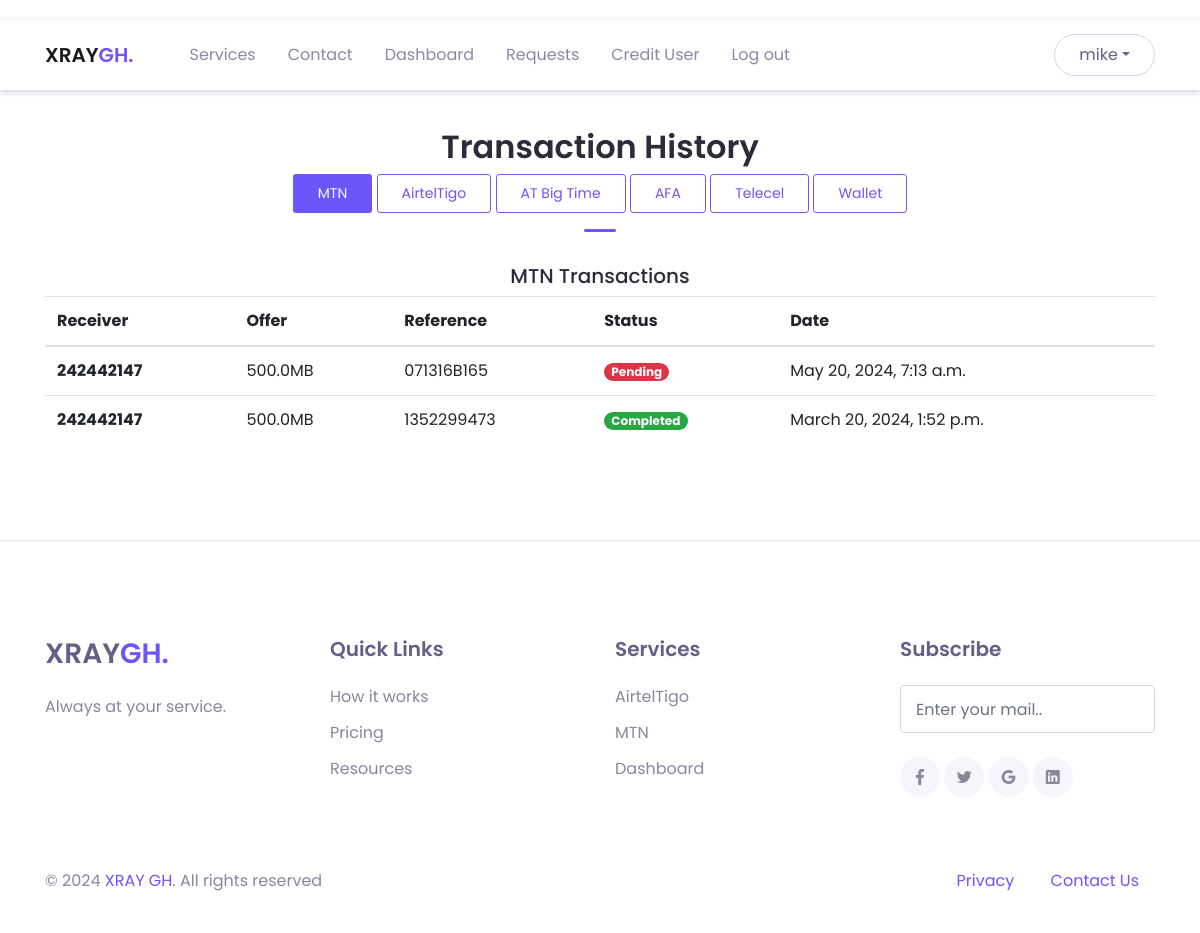
/history/mtn (signed in), run on an earlier commit of the app's database.
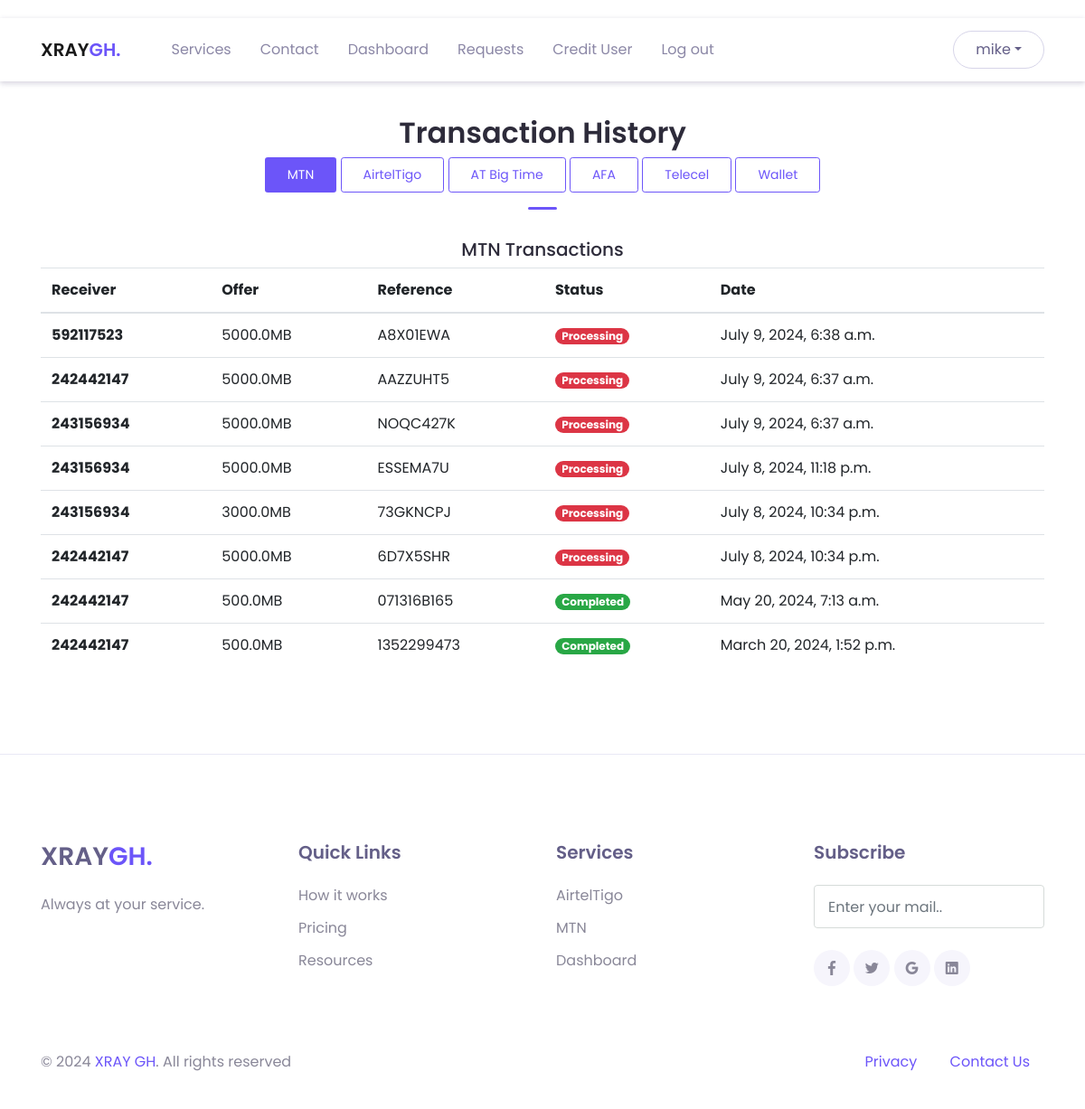
And on a later commit of the database.
### intel_app/models.py (models this page shows, shortened)
class CustomUser(AbstractUser):
    first_name = models.CharField(max_length=100, null=False, blank=False)
    last_name = models.CharField(max_length=100, null=False, blank=False)
    username = models.CharField(max_length=100, null=False, blank=False, unique=True)
    email = models.EmailField(max_length=250, null=False, blank=False)
    phone = models.PositiveIntegerField(null=True, blank=True)
    wallet = models.FloatField(null=True, blank=True, default=0.0)
    choices = (
        ("User", "User"),
        ("Agent", "Agent"),
        ("Super Agent", "Super Agent")
    )
    status = models.CharField(max_length=250, null=False, blank=False, choices=choices, default="User")
    password1 = models.CharField(max_length=100, null=False, blank=False)
    password2 = models.CharField(max_length=100, null=False, blank=False)
    def __str__(self):
        return self.username

class MTNTransaction(models.Model):
    user = models.ForeignKey(CustomUser, on_delete=models.CASCADE)
    bundle_number = models.BigIntegerField(null=False, blank=False)
    offer = models.CharField(max_length=250, null=False, blank=False)
    reference = models.CharField(max_length=20, null=False, blank=True)
    transaction_date = models.DateTimeField(auto_now_add=True)
    choices = (
        ("Pending", "Pending"),
        ("Processing", "Processing"),
        ("Completed", "Completed"),
        ("Failed", "Failed")
    )
    transaction_status = models.CharField(max_length=100, choices=choices, default="Pending")
    description = models.CharField(max_length=500, null=True, blank=True)

### intel_app/views.py (the view)
# urls.py: path('history/mtn', views.mtn_history, name="mtn-history"),
@login_required(login_url='login')
def mtn_history(request):
    user_transactions = models.MTNTransaction.objects.filter(user=request.user).order_by('transaction_date').reverse()
    header = "MTN Transactions"
    net = "mtn"
    context = {'txns': user_transactions, "header": header, "net": net}
    return render(request, "layouts/history.html", context=context)

### intel_app/templates/layouts/history.html (shortened to what this page needs)
{% extends 'base.html' %}
  {% block content %}
  {% include 'inc/header.html' %}
  <header>
    {% include 'inc/header.html' %}
  </header>
  <main>
    <div class="page-section mt-5" id="services">
      <div class="container">
            <div class="text-center">
                <h2 class="title-section">Transaction History</h2>
                {% if net == "tigo" %}
                <div>
                    <a href="{% url 'history' %}" class="btn btn-sm btn-primary">AirtelTigo</a>
                    <a href ="{% url 'mtn-history' %}" class="btn btn-sm btn-outline-primary">MTN</a>
                    <a href ="{% url 'bt-history' %}" class="btn btn-sm btn-outline-primary">AT Big Time</a>
                     <a href ="{% url 'afa-history' %}" class="btn btn-sm btn-outline-primary">AFA</a>
                <a href ="{% url 'voda-history' %}" class="btn btn-sm btn-outline-primary">Telecel</a>
                    <a href ="{% url 'wallet_history' %}" class="btn btn-sm btn-outline-primary">Wallet</a>
                    {% if api_user %}
                    <a href ="{% url 'api_wallet_history' %}" class="btn btn-sm btn-outline-primary">API Wallet</a>
                    {% endif %}
                </div>
                {% elif net == "mtn" %}
                <div>
                    <a href ="{% url 'mtn-history' %}" class="btn btn-sm btn-primary">MTN</a>
                    <a href="{% url 'history' %}" class="btn btn-sm btn-outline-primary">AirtelTigo</a>
                    <a href="{% url 'bt-history' %}" class="btn btn-sm btn-outline-primary">AT Big Time</a>
                     <a href ="{% url 'afa-history' %}" class="btn btn-sm btn-outline-primary">AFA</a>
                    <a href ="{% url 'voda-history' %}" class="btn btn-sm btn-outline-primary">Telecel</a>
                    <a href ="{% url 'wallet_history' %}" class="btn btn-sm btn-outline-primary">Wallet</a>
                </div>
                {% endif %}
                <div class="divider mx-auto"></div>
                <h5>{{header}}</h5>
            </div>
            <div class="table-responsive">
                <table id="myTable" class="table">
                    <thead>
                    <tr>
                        <th scope="col">Receiver</th>
                        <th scope="col">Offer</th>
                        <th scope="col">Reference</th>
                        <th scope="col">Status</th>
                        <th scope="col">Date</th>
                    </tr>
                    </thead>
                    <tbody>
                    {% for txn in txns %}
                        <tr>
                            <th scope="row">{{txn.bundle_number}}</th>
                            <td>{{txn.offer}}</td>
                            <td>{{txn.reference}}</td>
                            {% if txn.transaction_status == "Completed" %}
                            <td><span class="badge badge-pill badge-success me-1">{{txn.transaction_status}}</span></td>
                            {% else %}
                            <td><span class="badge badge-pill badge-danger me-1">{{txn.transaction_status}}</span></td>
                            {% endif %}
                            <td>{{txn.transaction_date}}</td>
                        </tr>
                    {% endfor %}
                    </tbody>
                </table>
            </div>
      </div>
  </div>
  </main>
  {% include 'inc/footer.html' %}
{% endblock %}

### intel_app/templates/base.html (shortened to what this page needs)
<!DOCTYPE html>
{% load static %}
<html lang="en">
<head>
    <link href="https://cdn.datatables.net/v/dt/dt-1.13.4/datatables.min.css" rel="stylesheet"/>
  <link rel="stylesheet" href="{% static 'assets/vendor/animate/animate.css' %}">
  <link rel="stylesheet" href="{% static 'assets/css/bootstrap.css' %}">
  <link rel="stylesheet" href="{% static 'assets/css/maicons.css' %}">
  <link rel="stylesheet" href="{% static '/assets/vendor/owl-carousel/css/owl.carousel.css' %}">
  <link rel="stylesheet" href="{% static 'assets/css/theme.css' %}">
</head>
<body>
      {% block content %}
      {% endblock %}
</body>
</html>

### intel_app/templates/inc/header.html (shortened to what this page needs)
  <nav class="navbar navbar-expand-lg navbar-light navbar-float">
    <div class="container">
      <a href="{% url 'home' %}" class="navbar-brand">XRAY<span class="text-primary">GH.</span></a>
      <div class="navbar-collapse collapse" id="navbarContent">
        <ul class="navbar-nav ml-lg-4 pt-3 pt-lg-0">
          <li class="nav-item">
            <a href="{% url 'services' %}" class="nav-link">Services</a>
          </li>
          <li class="nav-item">
            <a href="mailto:xraycustomercare@gmail.com" class="nav-link">Contact</a>
          </li>
          {% if request.user.is_authenticated %}
          <li class="nav-item">
            <a href="{% url 'history' %}" class="nav-link">Dashboard</a>
          </li>
          {% if request.user.is_superuser %}
          <li class="nav-item">
            <a href="{% url 'topup_list' %}" class="nav-link">Requests</a>
          </li>
          <li class="nav-item">
            <a href="{% url 'credit_user' %}" class="nav-link">Credit User</a>
          </li>
          {% endif %}
          <li class="nav-item">
            <a href="{% url 'logout' %}" class="nav-link">Log out</a>
          </li>
          {% endif %}
        </ul>
        {% if request.user.is_authenticated %}
        <div class="ml-auto">
          <div class="dropdown">
          <button href="#" class="btn btn-outline rounded-pill dropdown-toggle" data-toggle="dropdown" aria-expanded="false">{{request.user}}</button>
          </div>
        </div>
        {% endif %}
      </div>
    </div>
  </nav>

### intel_app/templates/inc/footer.html
<footer class="page-footer">
    <div class="container">
      <div class="row justify-content-center mb-5">
        <div class="col-lg-3 py-3">
          <h3>XRAY<span class="text-primary">GH.</span></h3>
          <p>Always at your service.</p>
        </div>
        <div class="col-lg-3 py-3">
          <h5>Quick Links</h5>
          <ul class="footer-menu">
            <li><a href="{% url 'services' %}">How it works</a></li>
            <li><a href="{% url 'services' %}">Pricing</a></li>
            <li><a href="#">Resources</a></li>
          </ul>
        </div>
        <div class="col-lg-3 py-3">
          <h5>Services</h5>
          <ul class="footer-menu">
            <li><a href="{% url 'airtel-tigo' %}">AirtelTigo</a></li>
            <li><a href="{% url 'mtn' %}">MTN</a></li>
            <li><a href="{% url 'history' %}">Dashboard</a></li>
          </ul>
        </div>
        <div class="col-lg-3 py-3">
          <h5>Subscribe</h5>
          <form action="#">
            <input type="text" class="form-control" placeholder="Enter your mail..">
          </form>
          <div class="sosmed-button mt-4">
            <a href="#"><span class="mai-logo-facebook-f"></span></a>
            <a href="#"><span class="mai-logo-twitter"></span></a>
            <a href="#"><span class="mai-logo-google"></span></a>
            <a href="#"><span class="mai-logo-linkedin"></span></a>
          </div>
        </div>
      </div>
      <div class="row">
        <div class="col-sm-6 py-2">
          <p id="copyright">&copy; 2024 <a href="#">XRAY GH</a>. All rights reserved</p>
        </div>
        <div class="col-sm-6 py-2 text-right">
          <div class="d-inline-block px-3">
            <a href="#">Privacy</a>
          </div>
          <div class="d-inline-block px-3">
            <a href="#">Contact Us</a>
          </div>
        </div>
      </div>
    </div>
  </footer>

### intel_app/static/assets/css/theme.css (style rules this page uses)
:root { --primary: #6C55F9; --accent: #FF3D85; --secondary: #645F88; --success: #35bb78; --info: #05B4E1; --warning: #FAC14D; --danger: #FF4943; --grey: #B4B2C5; --dark: #2D2B3A; --light: #F6F5FC; }
body { font-family: "Poppins", sans-serif; line-height: 1.5; color: #2D2B3A; }
a { color: #6C55F9; text-decoration: none; background-color: transparent; }
.text-primary { color: #6C55F9 !important; }
.btn { transition: all .2s ease; }
.btn-primary { color: #fff; background-color: #6C55F9; border-color: transparent; }
.btn-outline { border-color: #D7D5E9; color: #645F88; }
.btn-outline-primary { color: #6C55F9; border-color: #6C55F9; }
.btn { padding: 8px 24px; }
.navbar { min-height: 70px; z-index: 1000; }
.navbar-float { position: absolute; top: 20px; left: 0; width: 100%; background-color: #fff; box-shadow: 0 2px 6px rgba(100, 95, 136, 0.15); z-index: 1070; }
.navbar-brand { font-weight: 600; padding-top: 10px; padding-bottom: 10px; }
.navbar-nav { margin-top: 10px; border-top: 1px solid #e4e7ee; flex-shrink: 0; }
.navbar-nav .nav-link { transition: all .2s ease; }
.navbar-light .navbar-nav .nav-link { color: rgba(100, 95, 136, 0.75); }
@media (min-width: 992px) { .navbar-expand-lg .navbar-nav { margin-top: 0; border-top: none; } }
@media (min-width: 992px) { .navbar-expand-lg .navbar-nav .nav-link { padding-right: 16px; padding-left: 16px; } }
@media (min-width: 992px) { .navbar-expand-lg .navbar-nav { align-items: center; } }
.form-control { padding: 8px 15px; height: calc(1.5em + 1.375rem + 2px); border-color: #d6dbd9; }
.page-section { position: relative; padding-top: 80px; padding-bottom: 80px; background-color: #fff; overflow: hidden; }
.title-section { max-width: 450px; color: #2D2B3A; font-weight: 600; }
.text-center .title-section { margin-left: auto; margin-right: auto; }
.divider { display: block; margin-top: 16px; margin-bottom: 32px; width: 32px; height: 3px; border-radius: 40px; background-color: #6C55F9; }
.page-footer { position: relative; display: block; padding-top: 80px; padding-bottom: 16px; background-color: #fff; border-top: 1px solid #e9e8f5; }
.page-footer p a { transition: color .2s ease; }
.page-footer h3, .page-footer h4, .page-footer h5 { color: #645F88; margin-bottom: 24px; font-weight: 600; }
.page-footer p { color: #898798; }
.footer-menu { position: relative; padding-left: 0; list-style: none; }
.footer-menu li { margin-bottom: 12px; }
.footer-menu a, .footer-link { color: #898798; }
.sosmed-button a { display: inline-block; width: 40px; height: 40px; line-height: 44px; text-align: center; border-radius: 50%; background-color: #F6F5FC; color: #898798; transition: all .2s linear; }

What changed in the data, as far as the page shows it:
added MTNTransaction: bundle_number "592117523", offer "5000.0MB", reference "A8X01EWA", transaction_status "Processing", transaction_date "July 9, 2024, 6:38 a.m."
added MTNTransaction: bundle_number "242442147", offer "5000.0MB", reference "AAZZUHT5", transaction_status "Processing", transaction_date "July 9, 2024, 6:37 a.m."
added MTNTransaction: bundle_number "243156934", offer "5000.0MB", reference "NOQC427K", transaction_status "Processing", transaction_date "July 9, 2024, 6:37 a.m."
added MTNTransaction: bundle_number "243156934", offer "5000.0MB", reference "ESSEMA7U", transaction_status "Processing", transaction_date "July 8, 2024, 11:18 p.m."
added MTNTransaction: bundle_number "243156934", offer "3000.0MB", reference "73GKNCPJ", transaction_status "Processing", transaction_date "July 8, 2024, 10:34 p.m."
added MTNTransaction: bundle_number "242442147", offer "5000.0MB", reference "6D7X5SHR", transaction_status "Processing", transaction_date "July 8, 2024, 10:34 p.m."
changed MTNTransaction "May 20, 2024, 7:13 a.m.": transaction_status "Pending" → "Completed"
